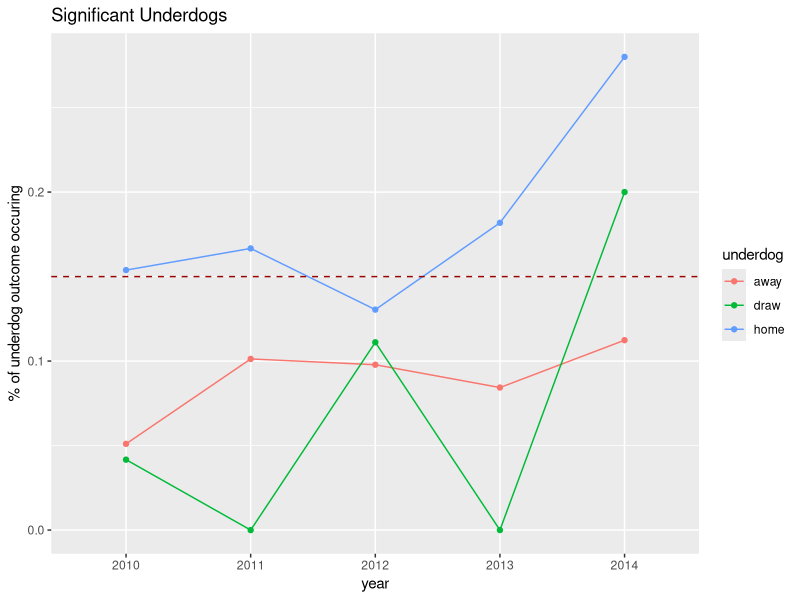

This figure's R source:
library(ggplot2)

setwd("~/Desktop/underdogs-and-inefficiencies")

d <- read.csv("upsets_data.csv", stringsAsFactor = FALSE)
str(d)

# overall
# under 15%
homeUnderdogs <- subset(d, homeWinProb < .15)
nrow(homeUnderdogs)
nrow(subset(homeUnderdogs, result == "H")) / nrow(homeUnderdogs)

awayUnderdogs <- subset(d, awayWinProb < .15)
nrow(awayUnderdogs)
nrow(subset(awayUnderdogs, result == "A")) / nrow(awayUnderdogs)

drawUnderdogs <- subset(d, drawProb < .15)
nrow(drawUnderdogs)
nrow(subset(drawUnderdogs, result == "D")) / nrow(drawUnderdogs)

home <- c()
away <- c()
draw <- c()
# by year
# 2014
h2014 <- subset(homeUnderdogs, year == 2014)
home <- c(home, nrow(subset(h2014, result == "H")) / nrow(h2014))
a2014 <- subset(awayUnderdogs, year == 2014)
away <- c(away, nrow(subset(a2014, result == "A")) / nrow(a2014))
d2014 <- subset(drawUnderdogs, year == 2014)
draw <- c(draw, nrow(subset(d2014, result == "D")) / nrow(d2014))

# 2013
h2013 <- subset(homeUnderdogs, year == 2013)
home <- c(home,nrow(subset(h2013, result == "H")) / nrow(h2013))
a2013 <- subset(awayUnderdogs, year == 2013)
away <- c(away,nrow(subset(a2013, result == "A")) / nrow(a2013))
d2013 <- subset(drawUnderdogs, year == 2013)
draw <- c(draw, nrow(subset(d2013, result == "D")) / nrow(d2013))

# 2012
h2012 <- subset(homeUnderdogs, year == 2012)
home <- c(home, nrow(subset(h2012, result == "H")) / nrow(h2012))
a2012 <- subset(awayUnderdogs, year == 2012)
away <- c(away, nrow(subset(a2012, result == "A")) / nrow(a2012))
d2012 <- subset(drawUnderdogs, year == 2012)
draw <- c(draw, nrow(subset(d2012, result == "D")) / nrow(d2012))

# 2011
h2011 <- subset(homeUnderdogs, year == 2011)
home <- c(home, nrow(subset(h2011, result == "H")) / nrow(h2011))
a2011 <- subset(awayUnderdogs, year == 2011)
away <- c(away, nrow(subset(a2011, result == "A")) / nrow(a2011))
d2011 <- subset(drawUnderdogs, year == 2011)
draw <- c(draw, nrow(subset(d2011, result == "D")) / nrow(d2011))

# 2010
h2010 <- subset(homeUnderdogs, year == 2010)
home <- c(home,nrow(subset(h2010, result == "H")) / nrow(h2010))
a2010 <- subset(awayUnderdogs, year == 2010)
away <- c(away, nrow(subset(a2010, result == "A")) / nrow(a2010))
d2010 <- subset(drawUnderdogs, year == 2010)
draw <- c(draw, nrow(subset(d2010, result == "D")) / nrow(d2010))

year <- c(2014, 2013, 2012, 2011, 2010)
year <- c(year, year, year)
prob <- c(home, away, draw)
underdog <- c(rep("home", 5), rep("away", 5), rep("draw", 5))
final <- as.data.frame(cbind(year, underdog, prob))
final$prob <- as.numeric(as.character(final$prob))

ggplot(data=final, aes(x=year, y=prob, group=underdog, colour=underdog)) + geom_line() + geom_point() + 
  ylab("% of underdog outcome occuring") + ggtitle("Significant Underdogs") + 
  geom_hline(aes(yintercept=.15), colour="#990000", linetype="dashed")

nrow(homeUnderdogs)
nrow(awayUnderdogs)
nrow(drawUnderdogs)
nrow(d)

